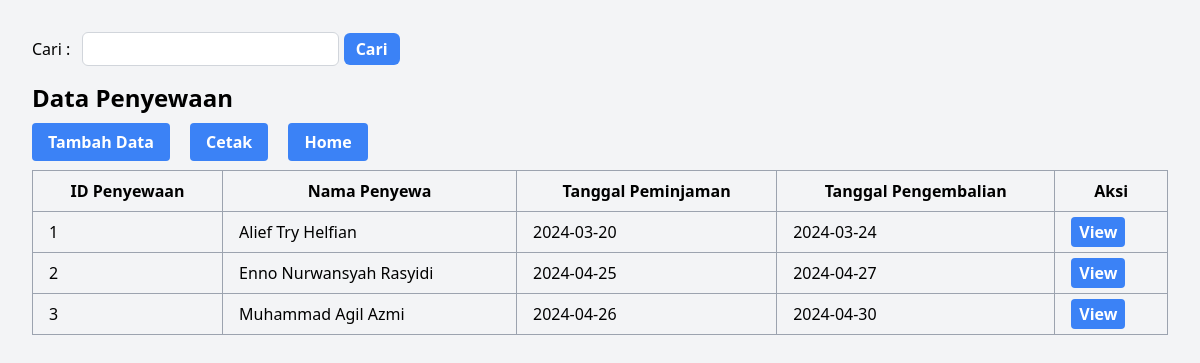
The app's page /public/penyewaan/dashboard.php with its own data.
### tables this page shows
CREATE TABLE `penyewaan` (
  `id_penyewaan` int(11) NOT NULL,
  `penyewaan_id_customer` int(11) NOT NULL,
  `tanggal_pinjam` date NOT NULL,
  `tanggal_balik` date NOT NULL
);

CREATE TABLE `customer` (
  `id_customer` int(11) NOT NULL,
  `nama` varchar(100) NOT NULL,
  `email` varchar(50) NOT NULL,
  `no_telp` varchar(20) NOT NULL,
  `alamat` varchar(255) NOT NULL
);

### public/penyewaan/dashboard.php (the view, shortened to what this page needs)
<?php
include_once("../../config/koneksi.php");
?>
<!DOCTYPE html>
<html lang="en">
<head>
    <link href="https://cdn.jsdelivr.net/npm/tailwindcss@2.2.19/dist/tailwind.min.css" rel="stylesheet">
</head>
<body class="bg-gray-100 p-8">
<form action="dashboard.php" method="get" class="mb-4">
    <label class="mr-2">Cari :</label>
    <input type="text" name="cari" value="<?php echo isset($_GET['cari']) ? $_GET['cari'] : ''; ?>" class="border border-gray-300 px-3 py-1 rounded-md">
    <button type="submit" name="Cari" class="bg-blue-500 hover:bg-blue-600 text-white font-bold py-1 px-3 rounded-md">Cari</button>
</form>
<h1 class="text-2xl font-bold mb-4">Data Penyewaan</h1>
<div class="mb-4">
    <a href="tambah/tambah.php" class="bg-blue-500 hover:bg-blue-600 text-white font-bold py-2 px-4 rounded mr-4">Tambah Data</a>
    <a href="cetak.php" target="_blank" class="bg-blue-500 hover:bg-blue-600 text-white font-bold py-2 px-4 rounded mr-4">Cetak</a>
    <a href="../dashboard.php" class="bg-blue-500 hover:bg-blue-600 text-white font-bold py-2 px-4 rounded">Home</a>
</div>
<table class="border-collapse border border-gray-400 w-full">
    <thead>
        <tr>
            <th class="border border-gray-400 px-4 py-2">ID Penyewaan</th>
            <th class="border border-gray-400 px-4 py-2">Nama Penyewa</th>
            <th class="border border-gray-400 px-4 py-2">Tanggal Peminjaman</th>
            <th class="border border-gray-400 px-4 py-2">Tanggal Pengembalian</th>
            <th class="border border-gray-400 px-4 py-2">Aksi</th>
        </tr>
    </thead>
    <tbody>
        <?php
        if (isset($_GET['cari'])) {
            $sql = "SELECT penyewaan.id_penyewaan, customer.nama AS namapenyewa, penyewaan.tanggal_pinjam, penyewaan.tanggal_balik FROM penyewaan
                    LEFT JOIN customer ON penyewaan.penyewaan_id_customer = customer.id_customer
                    WHERE penyewaan.id_penyewaan LIKE '%$cari%' OR customer.nama LIKE '%$cari%' OR penyewaan.tanggal_pinjam LIKE '%$cari%' OR penyewaan.tanggal_balik LIKE '%$cari%'";
        } else {
            $sql = "SELECT penyewaan.id_penyewaan, customer.nama AS namapenyewa, penyewaan.tanggal_pinjam, penyewaan.tanggal_balik FROM penyewaan
                    LEFT JOIN customer ON penyewaan.penyewaan_id_customer = customer.id_customer
                    ORDER BY penyewaan.id_penyewaan ASC";
        }
        $ambildata = mysqli_query($kon, $sql);
        while ($userAmbilData = mysqli_fetch_array($ambildata)) {
            echo "<tr>";
            echo "<td class='border border-gray-400 px-4 py-2'>" . $userAmbilData['id_penyewaan'] . "</td>";
            echo "<td class='border border-gray-400 px-4 py-2'>" . $userAmbilData['namapenyewa'] . "</td>";
            echo "<td class='border border-gray-400 px-4 py-2'>" . $userAmbilData['tanggal_pinjam'] . "</td>";
            echo "<td class='border border-gray-400 px-4 py-2'>" . $userAmbilData['tanggal_balik'] . "</td>";
            echo "<td class='border border-gray-400 px-4 py-2'>";
            echo "<a href='view/view.php?id=" . $userAmbilData['id_penyewaan'] . "' class='bg-blue-500 hover:bg-blue-600 text-white font-bold py-1 px-2 rounded'>View</a>";
            echo "</td>";
            echo "</tr>";
        }
        ?>
    </tbody>
</table>
</body>
</html>

### records on screen
penyewaan: id_penyewaan "1", penyewaan_id_customer.nama "Alief Try Helfian", tanggal_pinjam "2024-03-20", tanggal_balik "2024-03-24"
penyewaan: id_penyewaan "2", penyewaan_id_customer.nama "Enno Nurwansyah Rasyidi", tanggal_pinjam "2024-04-25", tanggal_balik "2024-04-27"
penyewaan: id_penyewaan "3", penyewaan_id_customer.nama "Muhammad Agil Azmi", tanggal_pinjam "2024-04-26", tanggal_balik "2024-04-30"
